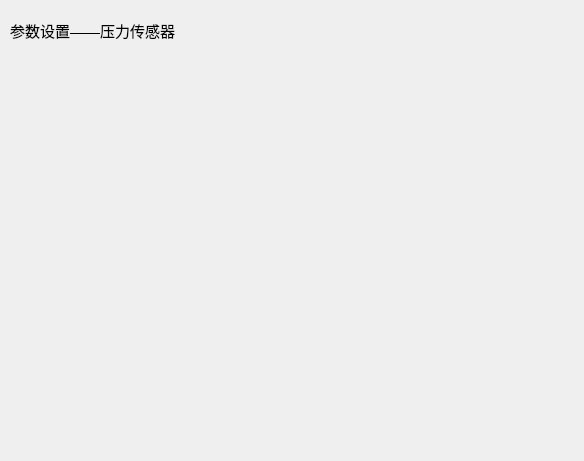
<?xml version="1.0" encoding="UTF-8"?>
<ui version="4.0">
 <class>paramWin_pressureSensor</class>
 <widget class="QWidget" name="paramWin_pressureSensor">
  <property name="geometry">
   <rect>
    <x>0</x>
    <y>0</y>
    <width>584</width>
    <height>461</height>
   </rect>
  </property>
  <property name="windowTitle">
   <string>参数设置_压力传感器</string>
  </property>
  <widget class="QLabel" name="label">
   <property name="geometry">
    <rect>
     <x>10</x>
     <y>10</y>
     <width>341</width>
     <height>41</height>
    </rect>
   </property>
   <property name="font">
    <font>
     <pointsize>11</pointsize>
    </font>
   </property>
   <property name="text">
    <string>参数设置——压力传感器</string>
   </property>
  </widget>
 </widget>
 <resources/>
 <connections/>
</ui>
